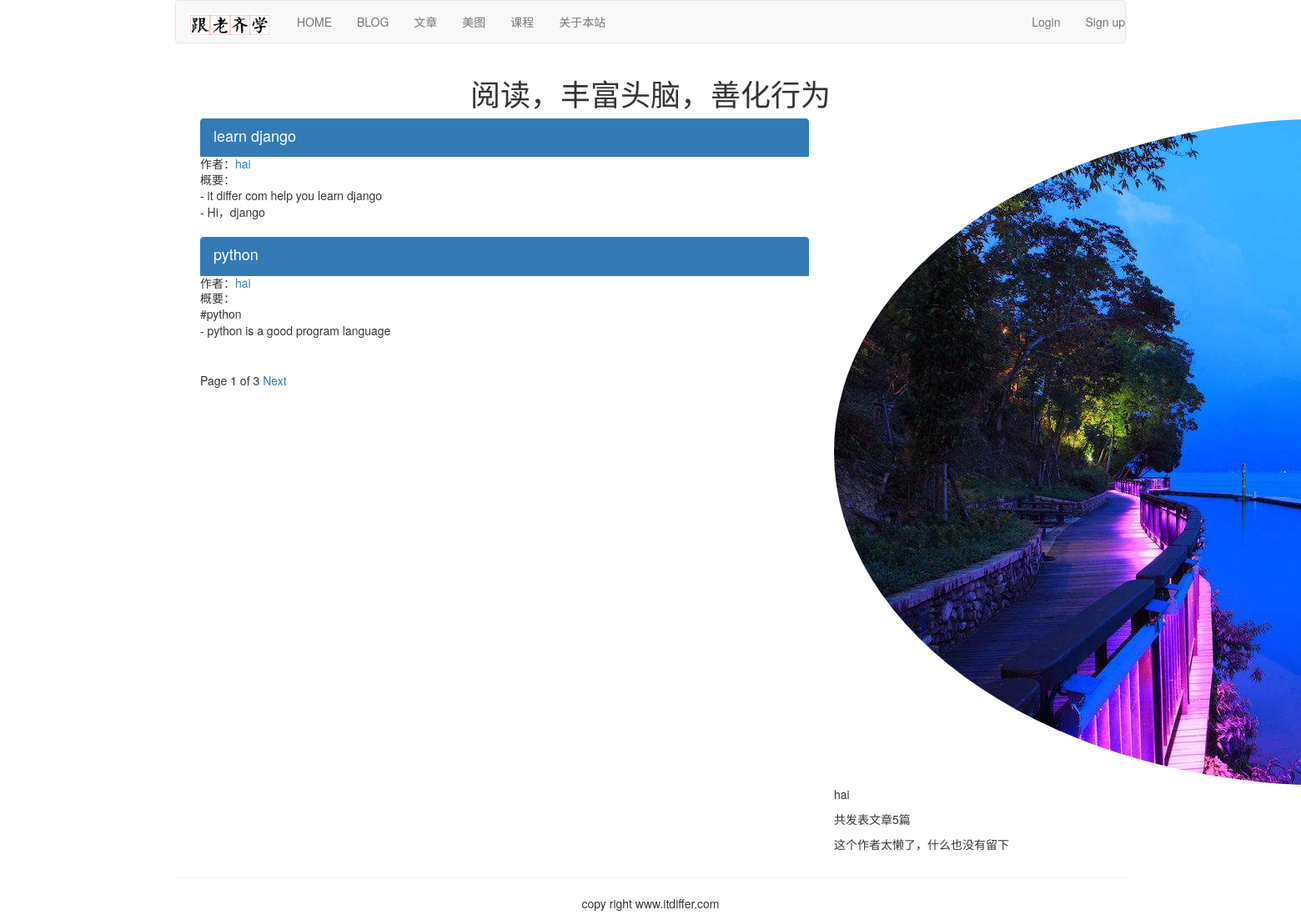
/article/list-article-titles/hai/, run on an earlier commit of the app's database.
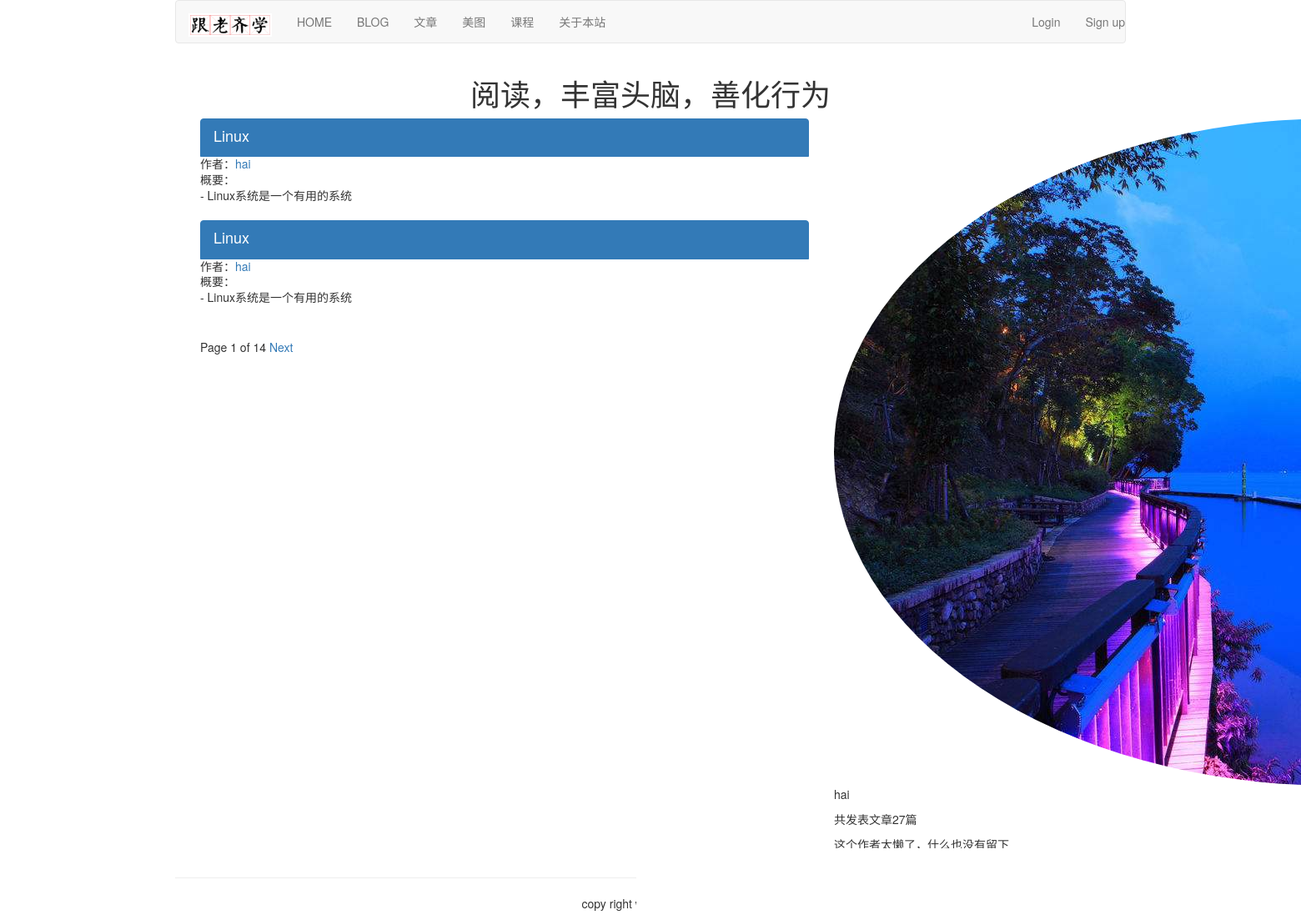
And on a later commit of the database.
### article/models.py (models this page shows, shortened)
class ArticlePost(models.Model):
    author = models.ForeignKey(User, related_name="article", on_delete=models.CASCADE)
    title = models.CharField(max_length=200)
    slug = models.SlugField(max_length=500)
    column = models.ForeignKey(ArticleColumn, related_name="article_column", on_delete=models.CASCADE)
    body = models.TextField()
    created = models.DateTimeField(default=timezone.now())
    updated = models.DateTimeField(auto_now=True)
    users_like = models.ManyToManyField(User, related_name="articles_like", blank=True)
    article_tag = models.ManyToManyField(ArticleTag, related_name='article_tag', blank=True)
    class Meta:
        ordering = ("title",)
        index_together = (('id', 'slug'),)

### article/list_views.py (the view)
# urls.py: path('list-article-titles/', list_views.article_titles, name="article_titles"),
def article_titles(request, username=None):
    if username:
        user = User.objects.get(username=username)
        articles_title = ArticlePost.objects.filter(author=user)
        try:
            userinfo = user.userinfo
        except:
            userinfo = None
    else:
        articles_title = ArticlePost.objects.all()
    paginator = Paginator(articles_title, 2)
    page = request.GET.get('page')
    try:
        current_page = paginator.page(page)
        articles = current_page.object_list
    except PageNotAnInteger:
        current_page = paginator.page(1)
        articles = current_page.object_list
    except EmptyPage:
        current_page = paginator.page(paginator.num_pages)
        articles = current_page.object_list
    if username:
        return render(request, "article/list/author_articles.html", {"articles":articles, "page":current_page, \
                                                                     "userinfo":userinfo, "user":user})
    return render(request, "article/list/article_titles.html", {"articles":articles, "page":current_page})

### article/templatetags/article_tags.py (called while the page is built)
@register.simple_tag
def author_total_articles(user):
    return user.article.count()

### templates/article/list/author_articles.html (shortened to what this page needs)
{% extends "base.html" %}
{% load article_tags %}
{% load staticfiles %}
{% block content %}
<div class="row text-center vertical-middle-sm">
    <h1>阅读，丰富头脑，善化行为</h1>
</div>
<div class="container">
    <div class="col-md-8">
        {% for article in articles %}
        <div class="list-group">
            <a href="{{ article.get_url_path }}" class="list-group-item active">
                <h4 class="list-group-item-heading">{{ article.title }}</h4>
            </a>
            <p class="list-group-item-text">作者：<a href="{% url 'article:author_articles' article.author.username %}">{{ article.author.username }}</a> </p>
            <p class="list-group-item-text">概要：{{ article.body|slice:'70'|linebreaks }}</p>
        </div>
        {% endfor %}
        {% include 'paginator.html' %}
    </div>
    <div class="col-md-4">
        <div>
            {% if userinfo.photo %}
            <img src="{{ userinfo.photo | striptags }}" class="img-circle" id="my_photo"
            name="user_face">
            {% else %}
            <img name="user_face" src="{% static 'images/newton.jpg' %}" class="img-circle"
            id="my_photo">
            {% endif %}
        </div>
        <div>
            <p>{{ user.username }}</p>
            <p>共发表文章{% author_total_articles user %}篇</p>
            {% if userinfo %}
                <p>{{ userinfo.company }}</p>
                <p>{{ userinfo.aboutme }}</p>
            {% else %}
                <p>这个作者太懒了，什么也没有留下</p>
            {% endif %}
        </div>
    </div>
</div>
{% endblock %}

### templates/base.html (shortened to what this page needs)
 {% load staticfiles %}
 <!DOCTYPE html>
 <html lang="zh-cn">
 	<head>
 		<link rel="stylesheet" href="{% static 'css/bootstrap.css' %}">
 	</head>
 	<body>
 		{% include "header.html" %}
 		<div class="container">
 			{% block content %}{% endblock %}
 		</div>
 		{% include "footer.html" %}
 	</body>
 </html>

### templates/header.html
{% load staticfiles %}
<div class="container">
	<nav class="navbar navbar-default" role="navigation">
		<div class="navbar-headr">
			<a class="navbar-brand" href="http://www.itdiffer.com"><img src="{% static '/images/logo.png' %}" width="100px"></a>
		</div>
		<div>
			<ul class="nav navbar-nav" role="navigation">
				<li><a href="{% url 'home' %}">HOME</a> </li>
				<li><a href="{% url 'blog:blog_title' %}">BLOG</a></li>
				<li><a href="{% url 'article:article_titles' %}">文章</a> </li>
				<li><a href="{% url 'image:falls_images' %}">美图</a> </li>
				<li><a href="{% url 'course:course_list' %}">课程</a> </li>
				<li><a href="{% url 'course:about' %}">关于本站</a></li>
			</ul>
			<ul class="nav navbar-nav navbar-right">
				<li><a href="{% url 'account:user_login' %}">Login</a></li>
				<li><a href="{% url 'account:user_register' %}">Sign up</a> </li>
			</ul>
		</div>
	</nav>
</div>

### templates/paginator.html (shortened to what this page needs)
<div class="pagination">
    <span class="step-links">
        <span class="current">
            Page {{ page.number }} of {{ page.paginator.num_pages }}
        </span>
        {% if page.has_next %}
            <a href="?page={{ page.next_page_number }}">Next</a>
        {% endif %}
    </span>
</div>

### templates/footer.html
<div class="container">
	<hr>
	<p class="text-center">copy right www.itdiffer.com</p>
</div>

What changed in the data, as far as the page shows it:
no longer on this page (row unchanged): ArticlePost: title "learn django", author.username "hai", body "- it differ com help you learn django - Hi，django"
no longer on this page (row unchanged): ArticlePost: title "python", author.username "hai", body "#python - python is a good program language"
added ArticlePost: title "Linux", author.username "hai", body "- Linux系统是一个有用的系统"
added ArticlePost: title "Linux", author.username "hai", body "- Linux系统是一个有用的系统"
Also different on the page:
{{ page.paginator.num_pages }}: "3" → "14"
text no longer shown: "5"
text now shown: "27"
